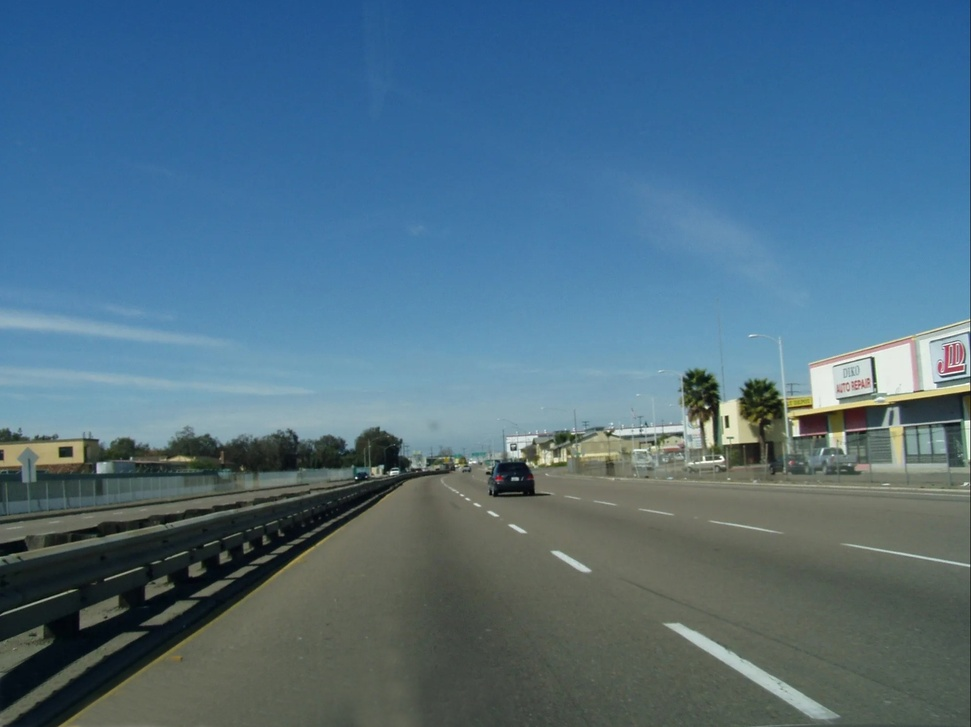
#> input picture road.jpg, 971 x 727 px, shrunk from 1672 x 1252 before the run
$ python test.py
#> lines starting #> are read from the running program, lines starting #| are printed output that depends on the picture
import cv2
import numpy as np

# Load the image
img = cv2.imread('road.jpg')
#> img is the input picture: shape (727, 971, 3); mean B, G, R 130.9, 111.2, 79.6

# Define source points
src_pts = np.float32([[0, 0], [img.shape[1]-1, 0], [0, img.shape[0]-1], [img.shape[1]-1, img.shape[0]-1]])
#> src_pts = [[0, 0], [970, 0], [0, 726], [970, 726]]

# Define destination points
dst_pts = np.float32([[50, 50], [img.shape[1]-51, 50], [50, img.shape[0]-51], [img.shape[1]-51, img.shape[0]-51]])

# Compute the perspective transform matrix
M = cv2.getPerspectiveTransform(src_pts, dst_pts)

# Apply the perspective transformation
img_transformed = cv2.warpPerspective(img, M, (img.shape[1], img.shape[0]))
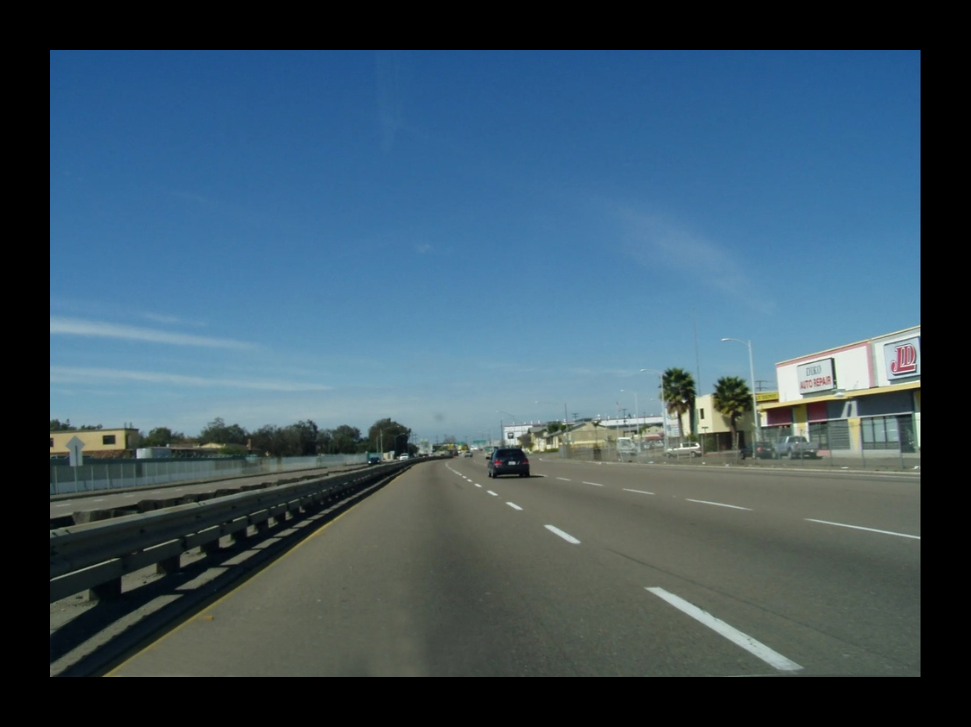
#> img_transformed: shape (727, 971, 3); mean B, G, R 101.3, 86, 61.6

# Display the images
cv2.imshow('Original', img)
cv2.imshow('Transformed', img_transformed)

cv2.waitKey(0)
cv2.destroyAllWindows()
